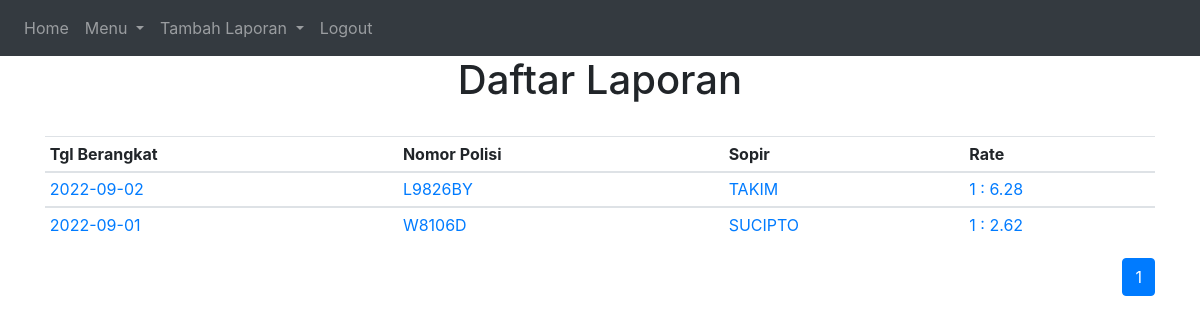
Screenshot of / (signed in) with the database file from the repository.
### website/models.py (models this page shows)
class Laporan(db.Model):
    id = db.Column(db.Integer, primary_key=True)
    tgl_brgkt = db.Column(db.DateTime())
    tgl_kmbl = db.Column(db.DateTime())
    nopol = db.Column(db.String(100))
    sopir = db.Column(db.String(100))
    tujuan = db.Column(db.String(500))
    km_awal = db.Column(db.Integer)
    km_isi = db.Column(db.Integer)
    solar_awal = db.Column(db.Float)
    e_toll = db.Column(db.Integer)
    tujuan = db.Column(db.String(500))
    keterangan = db.Column(db.String(500))
    satpam1 = db.Column(db.String(100))
    satpam2 = db.Column(db.String(100))
    img = db.relationship('ImageSet', backref='laporan', lazy=True, uselist=True)

### website/views.py (the view)
@views.route('/', methods=['GET', 'POST'])
@login_required
def home():
    page = request.args.get('page', 1, type=int)
    list_laporan = Laporan.query.order_by(desc(Laporan.id)).paginate(page = page, per_page=30)
    return render_template("home.html", user=current_user, laporan=list_laporan)

### website/__init__.py (called while the page is built)
def create_app():
    app = Flask(__name__)
    app.config['SECRET_KEY'] = '123123'
    app.config['SQLALCHEMY_DATABASE_URI'] = f'sqlite:///{DB_NAME}'
    app.config['MAX_CONTENT_LENGTH'] = 16 * 1024 * 1024
    db.init_app(app)
    bcrypt.init_app(app)
    from .views import views
    from .auth import auth
    app.register_blueprint(views, url_prefix='/')
    app.register_blueprint(auth, url_prefix='/')
    from .models import User
    create_database(app)
    login_manager = LoginManager()
    login_manager.login_view = 'auth.login'
    login_manager.init_app(app)
    @login_manager.user_loader
    def load_user(id):
        return User.query.get(int(id))
    return app

### website/templates/home.html (shortened to what this page needs)
{% extends "base.html" %} {% block title %}App Laporan Truk{% endblock %}
    {% block content %}
    <h1 align="center">Daftar Laporan</h1>
    <div class="table-responsive-md" >
      <table class="table table-sm table-hover" >
        <thead>
          <tr>
            <th scope="col">Tgl Berangkat</th>
            <th scope="col">Nomor Polisi</th>
            <th scope="col">Sopir</th>
            <th scope="col">Rate</th>
          </tr>
        </thead>
      {% for list in laporan.items %}
        <tbody>
          <tr>
            <td><a href="{{ url_for('views.laporan', id=list.id) }}" class="link-dark">{{ list.tgl_brgkt.date() }}</a></td>
            <td><a href="{{ url_for('views.laporan', id=list.id) }}" class="link-dark">{{ list.nopol }}</a></td>
            <td><a href="{{ url_for('views.laporan', id=list.id) }}" class="link-dark">{{ list.sopir }}</a></td>
            <td><a href="{{ url_for('views.laporan', id=list.id) }}" class="link-dark">{% if list.solar_awal == 0 %}
              {{ '0' }}
            {% else %}
              {{ '1 : ' + '%0.2f'|format((list.km_isi-list.km_awal)/list.solar_awal)|float|string }}
            {% endif %}</a></td>
          </tr>
        </tbody>
        {% endfor %}
      </table>
    </div>
      <nav aria-label="Page navigation example">
        <span>
        <ul class="pagination justify-content-end">
        {% for page_num in laporan.iter_pages(left_edge=1, right_edge=1, left_current=1, right_current=2) %}
          {% if page_num %}
            {% if laporan.page == page_num %}
            <li class="page-item active"><a class="page-link" href="{{ url_for('views.home', page=page_num) }}">{{ page_num }}</a></li>
            {% else %}
            <li class="page-item"><a class="page-link" href="{{ url_for('views.home', page=page_num) }}">{{ page_num }}</a></li>
            {% endif %}
            {% else %}
            <li class="page-item"><a class="page-link" href="{{ url_for('views.home', page=page_num) }}">...</a></li>
          {% endif %}
        {% endfor %}
      </nav>
  {% endblock %}

### rows the page displays
Laporan: tgl_brgkt "2022-09-02", nopol "L9826BY", sopir "TAKIM", km_isi+km_awal+solar_awal "1 : 6.28"
Laporan: tgl_brgkt "2022-09-01", nopol "W8106D", sopir "SUCIPTO", km_isi+km_awal+solar_awal "1 : 2.62"

### other values shown
{{ page_num }} "1"
